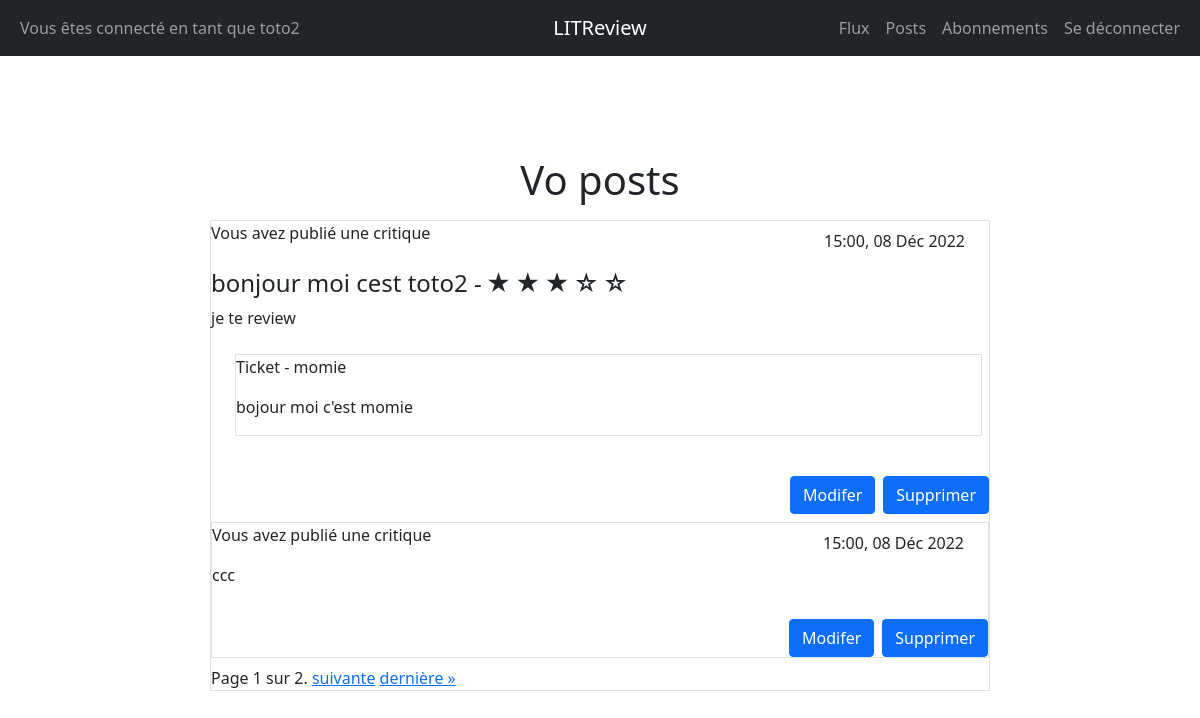
The app's page /my_posts (signed in), older data.
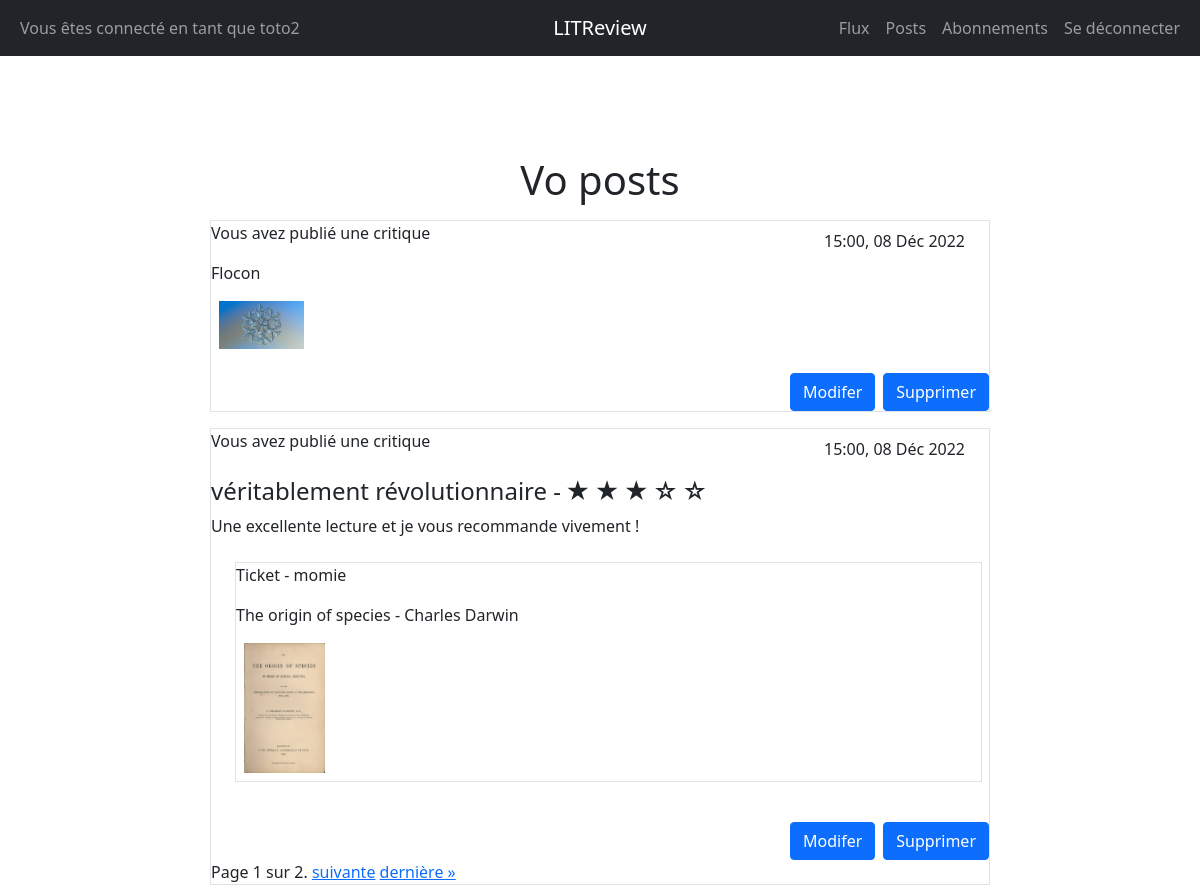
The same page, newer data.
### inscription/models.py (models this page shows)
class Review(models.Model):
    headline = models.CharField(max_length=128)
    rating = models.PositiveSmallIntegerField(
        validators=[MinValueValidator(0), MaxValueValidator(5)])
    body = models.CharField(max_length=8192, blank=True)
    ticket = models.ForeignKey(to=Ticket, on_delete=models.CASCADE)
    user = models.ForeignKey(
        to=settings.AUTH_USER_MODEL, on_delete=models.CASCADE)
    time_created = models.DateTimeField(auto_now_add=True)

class Ticket(models.Model):
    title = models.CharField(max_length=128)
    description = models.TextField(max_length=2048, blank=True)
    image = models.ImageField(null=True, blank=True)
    user = models.ForeignKey(to=settings.AUTH_USER_MODEL, on_delete=models.CASCADE)
    time_created = models.DateTimeField(auto_now_add=True)
    IMAGE_MAX_SIZE = (800, 800)
    if image == None :
        def resize_image(self):
            image = Image.open(self.image)
            image.thumbnail(self.IMAGE_MAX_SIZE)
            image.save(self.image.path)
        def save(self, *args, **kwargs):
            super().save(*args, **kwargs)
            self.resize_image()

class User(AbstractUser):
    pass

### inscription/views.py (the view, shortened to what this page needs)
# urls.py: path('my_posts', views.my_posts, name='my_posts'),
@login_required
def my_posts(request):
    tickets = Ticket.objects.all().filter(user=request.user)
    tickets = tickets.annotate(content_type=Value('TICKET', CharField()))
    reviews = Review.objects.all().filter(user=request.user)
    reviews = reviews.annotate(content_type=Value('REVIEW', CharField()))
    posts = sorted(
        chain(reviews, tickets),
        key=lambda post: post.time_created,
        reverse=True
    )
    paginator = Paginator(posts, 2)
    page_number = request.GET.get('page')
    page_obj = paginator.get_page(page_number)
    return render(request, 'inscription/my_posts.html', context={'page_obj': page_obj})

### inscription/templatetags/star_filter.py (called while the page is built)
@register.filter(name='times')
def times(number):
    return range(number)

### inscription/templates/inscription/my_posts.html (shortened to what this page needs)
{% extends 'inscription/base.html' %}
{% block content %}
<div class="d-flex flex-column" style="width:65%;">
    <h1 class="text-center">Vo posts </h1>
    {% for post in page_obj %}
    {% if post.content_type == 'TICKET' %}
    <div class="border my-2">
        <div>
            <p class="d-inline-flex">Vous avez publié une critique</p>
            <p class="d-inline-flex float-end mt-2 me-4">{% now "H:i, d M Y " %}</p>
        </div>
        <p>{{ post.title }}</p>
        {% if post.image %}
        <img class="ps-2 pb-2" src="{{ post.image.url }}" style="width:12%;">
        {% endif %}
        <div class="d-flex justify-content-end">
            <form action="{% url 'my_posts' %}" class="pe-2" method="post">
                <button type="submit" class=" btn btn-primary mt-3  ">Modifer</button>
            </form>
            <form action="{% url 'my_posts' %}" method="post">
                <button type="submit" class=" btn btn-primary mt-3  ">Supprimer</button>
            </form>
        </div>
    </div>
    {% elif post.content_type == 'REVIEW' %}
    <div class="d-flex flex-column  border my-2">
        <div>
            <p class="d-inline-flex">Vous avez publié une critique</p>
            <p class="d-inline-flex float-end mt-2 me-4">{% now "H:i, d M Y " %}</p>
        </div>
        <div>
            <div>
                <h4 class="d-inline-flex">{{ post.headline }} - </h4>
                {% load star_filter %}
                {% for star in 5|times %}
                {% if star|add:"1" <= post.rating %}
                <h4 class="d-inline-flex">&#9733;</h4>
                {% else %}
                <h4 class="d-inline-flex">&#9734;</h4>
                {% endif %}
                {% endfor %}
                <p class=""> {{ post.body }} </p>
            </div>
            <div class="align-self-center border ms-4 my-4" style="width:96%;">
                <p>Ticket - {{ post.ticket.user }}</p>
                <p>{{ post.ticket.title }}</p>
                {% if post.ticket.image %}
                <img class="ps-2 pb-2" style="width:12%;" src="{{ post.ticket.image.url }}">
                {% endif %}
            </div>
            <div class="text-end">
                <div class="d-flex justify-content-end">
                    <form action="{% url 'my_posts' %}" class="pe-2" method="post">
                        <button type="submit" class=" btn btn-primary mt-3  ">Modifer</button>
                    </form>
                    <form action="{% url 'my_posts' %}" method="post">
                        <button type="submit" class=" btn btn-primary mt-3  ">Supprimer</button>
                    </form>
                </div>
            </div>
            {% endif %}
            {% endfor %}
            <span>
        <span>
            Page {{ page_obj.number }} sur {{ page_obj.paginator.num_pages }}.
        </span>
        {% if page_obj.has_next %}
            <a href="?page={{ page_obj.next_page_number }}">suivante</a>
            <a href="?page={{ page_obj.paginator.num_pages }}">dernière »</a>
        {% endif %}
    </span>
        </div>
        {% endblock %}

Row changes from the older to the newer data that the page shows:
no longer on this page (row unchanged): Ticket: now "15:00, 08 Déc 2022", title "ccc"
added Ticket: now "15:00, 08 Déc 2022", title "Flocon", image (picture)
changed Review "momie": headline "bonjour moi cest toto2" → "véritablement révolutionnaire"; body "je te review" → "Une excellente lecture et je vous recommande vivement !"; ticket "bojour moi c'est momie" → "The origin of species - Charles Darwin"; ticket.image: picture added
